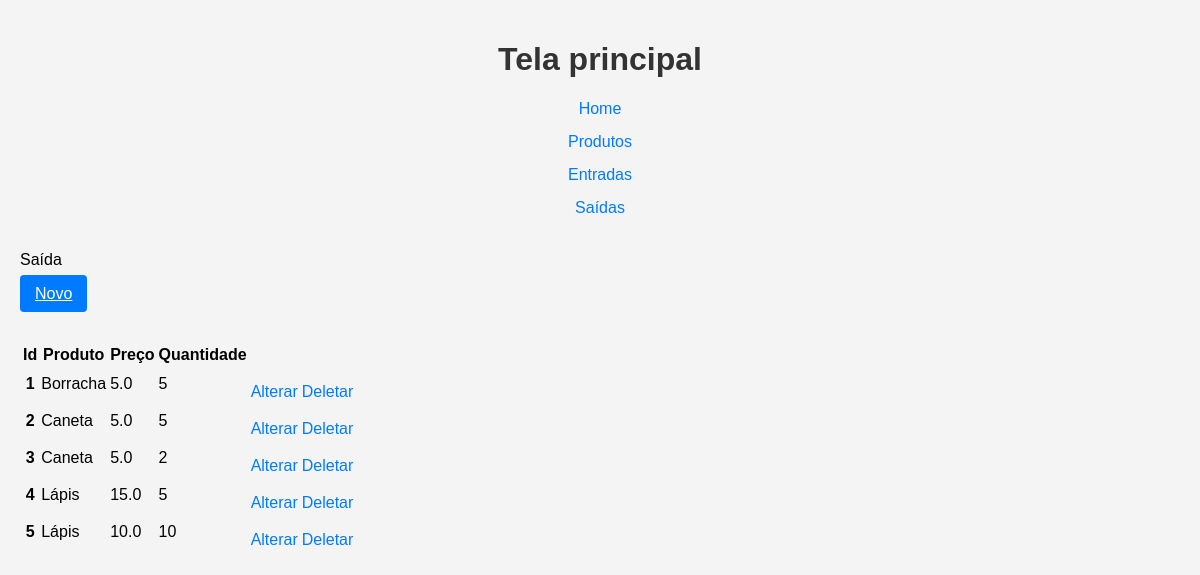
Page /saida/list_saida/ on the committed database.
### saida/models.py (models this page shows, shortened)
class Saidas(models.Model):
    produto = models.ForeignKey(
        Produtos,
        on_delete=models.CASCADE
    )
    preco = models.FloatField()
    quantidade = models.IntegerField()
    criado = models.DateTimeField(
        auto_now_add=True
    )
    modificado = models.DateTimeField(
        auto_now=True
    )

### produto/models.py (models this page shows, shortened)
class Produtos(models.Model):
    produto = models.CharField('Produto', max_length=200)
    cor = models.ForeignKey(Cores, on_delete=models.PROTECT, verbose_name='Cor')
    descricao = models.TextField('Descrição', blank=True)
    preco = models.FloatField('Preço', default=0)
    quantidade = models.IntegerField('Quantidade', default=0)
    criado = models.DateTimeField('Criado em', auto_now_add=True)
    modificado = models.DateTimeField('Modificado em', auto_now=True)
    def __str__(self):
        return self.produto
    class Meta:
        verbose_name = 'Produto'
        verbose_name_plural = 'Produtos'
        ordering = ['-produto']

### saida/views.py (the view)
# urls.py: path('list_saida/', list_saida, name='list_saida'),
def list_saida(request):
    saidas = Saidas.objects.all()
    template_name = 'list_saida.html'
    context = {
        'saidas': saidas,
    }
    return render(request, template_name, context)

### saida/templates/list_saida.html
{% extends 'base.html' %}
{% block content %}
<p>Saída</p>
<a class="btn" href="{% url 'saida:new_saida' %}">
    Novo
</a>
<table class="table">
    <thead>
        <tr>
            <th>Id</th>
            <th>Produto</th>
            <th>Preço</th>
            <th>Quantidade</th>
            <th></th>
        </tr>
    </thead>
    <tbody>
        {% for saida in saidas %}
        <tr>
            <th>{{ saida.id }}</th>
            <td>{{ saida.produto }}</td>
            <td>{{ saida.preco }}</td>
            <td>{{ saida.quantidade }}</td>
            <td>
                <a class="link"
                   href="{% url 'saida:update_saida' saida.id %}">
                    Alterar
                </a>
            </td>
            <td>
                <a class="link"
                   href="{% url 'saida:delete_saida' saida.id %}">
                    Deletar
                </a>
            </td>
        </tr>
        {% endfor %}
    </tbody>
</table>
{% endblock %}

### static/css/style.css (style rules this page uses)
body { font-family: Arial, sans-serif; background-color: #f4f4f4; margin: 0; padding: 20px; }
.btn { background-color: #007bff; color: white; padding: 10px 15px; border: none; border-radius: 4px; cursor: pointer; width: 100%; margin-bottom: 20px; }
.link { display: block; text-align: center; margin-top: 15px; color: #007bff; text-decoration: none; }
table { margin-top: 40px; }

### rows in the picture
Saidas: id "1", produto "Borracha", preco "5.0", quantidade "5"
Saidas: id "2", produto "Caneta", preco "5.0", quantidade "5"
Saidas: id "3", produto "Caneta", preco "5.0", quantidade "2"
Saidas: id "4", produto "Lápis", preco "15.0", quantidade "5"
Saidas: id "5", produto "Lápis", preco "10.0", quantidade "10"
